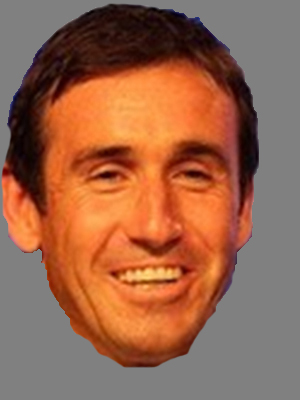
#> input picture Stim/exp_stim/AU02_06.jpg, 300 x 400 px; its folder holds only this picture in this run
$ python make_gray.py
#> lines starting #> are read from the running program, lines starting #| are printed output that depends on the picture
from PIL import Image, ImageOps
from glob import glob
import pandas as pd
import pdb
import numpy as np
stim_folder = 'exp_stim'
out_folder = 'gray_exp_stim'

im_files = glob(f'{stim_folder}/*.jpg')
im_buffer = 10
#def make_gray():
for imfile in im_files:
    #imfile = f'{stim_folder}/AU02_35.jpg'
    og_im = Image.open(imfile)
#> og_im is the input picture: PIL image 300x400 RGB; mean R, G, B 152.4, 101, 76.1


    im = Image.new(og_im.mode, [og_im.size[0] + im_buffer+30, og_im.size[1] +im_buffer+30],(128, 128, 128))
#> im: PIL image 340x440 RGB; every value is 128


    #t_loc = int((im_size - crop_im.size[0])/2)
    #l_loc = int((im_size- crop_im.size[1])/2)
    im.paste(og_im, (im_buffer+2, im_buffer+2))
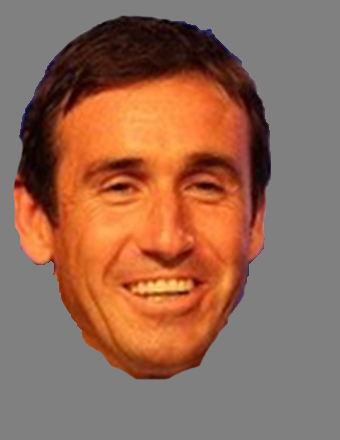
#> im: PIL image 340x440 RGB; mean R, G, B 147.6, 106.3, 86.4

    np_im = np.array(im)

    #pdb.set_trace()
    #Find where the red is by indexing the non-gray colors in a channel
    locs = np.argwhere(np_im[:,:,1] != 128)
#> locs = 72661 pairs, first value 12 to 380, second value 12 to 275

    #find left, top, right, and bottom
    top = np.min(locs[:,0])
#> top = 12
    left = np.min(locs[:,1])
#> left = 12
    bottom = np.max(locs[:,0])
#> bottom = 380
    right = np.max(locs[:,1])
#> right = 275


    #Crop IM
    crop_im = im.crop((left-im_buffer, top-im_buffer,  right+im_buffer, bottom+im_buffer))
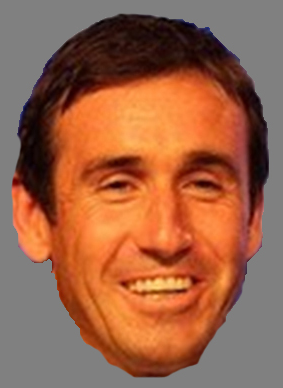
#> crop_im: PIL image 283x388 RGB; mean R, G, B 154.7, 98.5, 71.3
    #pdb.set_trace()

    #determine size of new images
    im_size = np.max(crop_im.size)
#> im_size = 388

    #Make a new image as a square
    new_im = Image.new(crop_im.mode, [im_size, im_size],(128, 128, 128))
#> new_im: PIL image 388x388 RGB; every value is 128

    #Determine where to paste it
    t_loc = int((im_size - crop_im.size[0])/2)
#> t_loc = 52
    l_loc = int((im_size- crop_im.size[1])/2)
#> l_loc = 0

    #paste into new_im
    new_im.paste(crop_im, (t_loc, l_loc))
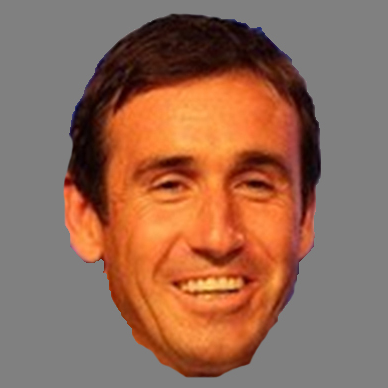
#> new_im: PIL image 388x388 RGB; mean R, G, B 147.5, 106.4, 86.6
    im_name = imfile.split('/')
    #new_im.save(f'{out_folder}/{im_name[1]}')
   # pdb.set_trace()
    gray_image = ImageOps.grayscale(new_im)
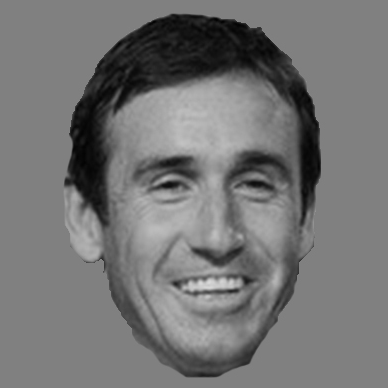
#> gray_image: PIL image 388x388 L; min 2, max 218, mean 116.4
    #
    gray_image.save(f'{out_folder}/{im_name[1]}')


def creat_triallist():
    trial_list =pd.DataFrame(columns = ['stim1', 'stim2'])
    for sn1, s1 in enumerate(im_files):
        stim1 = s1.split('/')
        stim1 = stim1[1]
        for s2 in im_files[sn1+1:]:
            stim2 = s2.split('/')
            stim2 = stim2[1]
            #print(stim1,stim2)
            trial_list = trial_list.append(pd.Series([stim1, stim2],index = trial_list.columns), ignore_index=True)
            trial_list.to_csv('exp_trials.csv', index = False)

#pdb.set_trace()

#make_gray()

$ run again, on Stim/exp_stim/AU28_16.jpg
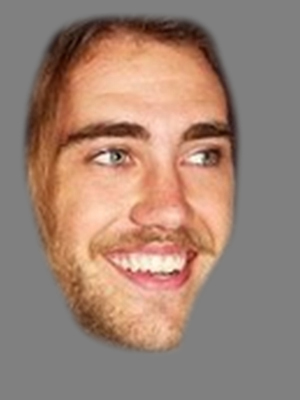
#> input picture Stim/exp_stim/AU28_16.jpg, 300 x 400 px
#> og_im is the input picture: PIL image 300x400 RGB; mean R, G, B 157.8, 131.4, 117.5
#> `im.paste(og_im, (im_buffer+2, im_buffer+2))`:
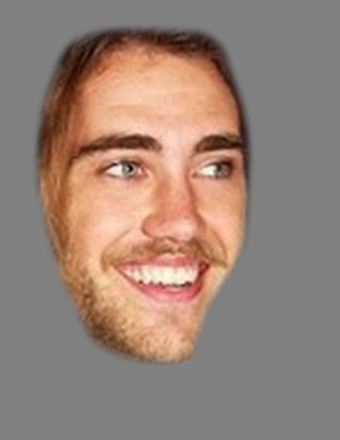
#> im: PIL image 340x440 RGB; mean R, G, B 151.9, 130.7, 119.6
#> locs = 62818 pairs, first value 20 to 371, second value 28 to 259
#> top = 20
#> left = 28
#> bottom = 371
#> right = 259
#> `gray_image = ImageOps.grayscale(new_im)`:
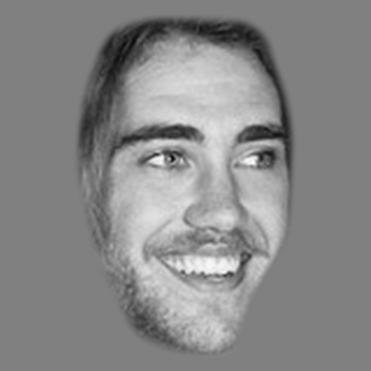
#> gray_image: PIL image 371x371 L; min 9, max 253, mean 136.5

$ run again, on Stim/exp_stim/AU30_13.jpg
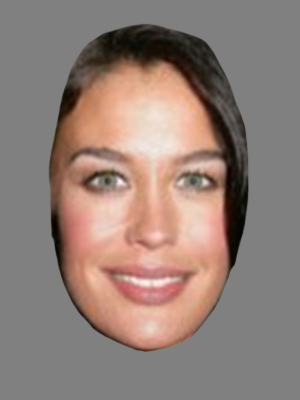
#> input picture Stim/exp_stim/AU30_13.jpg, 300 x 400 px
#> og_im is the input picture: PIL image 300x400 RGB; mean R, G, B 145.9, 128, 120.5
#> `im.paste(og_im, (im_buffer+2, im_buffer+2))`:
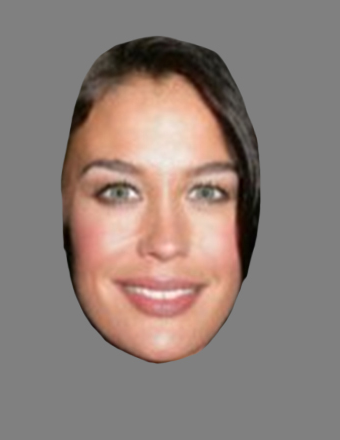
#> im: PIL image 340x440 RGB; mean R, G, B 142.3, 128, 122
#> locs = 53861 pairs, first value 35 to 367, second value 60 to 267
#> top = 35
#> left = 60
#> bottom = 367
#> right = 267
#> `gray_image = ImageOps.grayscale(new_im)`:
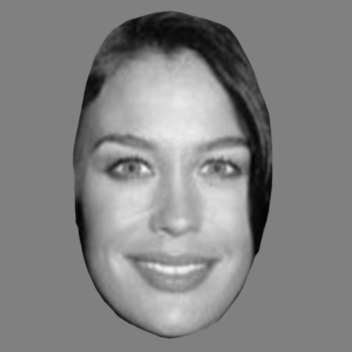
#> gray_image: PIL image 352x352 L; min 3, max 247, mean 132.3

$ run again, on Stim/exp_stim/AU32_05.jpg
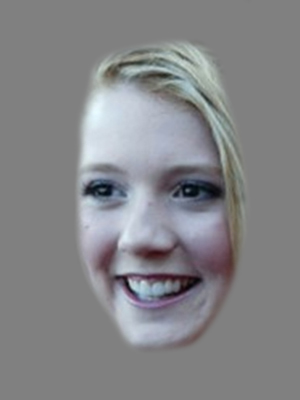
#> input picture Stim/exp_stim/AU32_05.jpg, 300 x 400 px
#> og_im is the input picture: PIL image 300x400 RGB; mean R, G, B 132.7, 133.3, 136
#> `im.paste(og_im, (im_buffer+2, im_buffer+2))`:
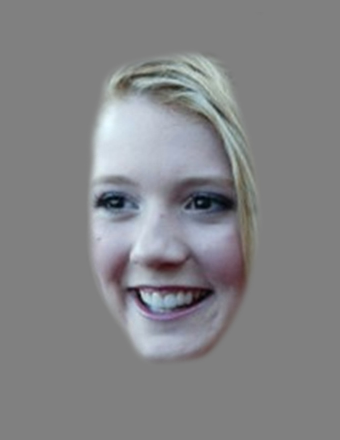
#> im: PIL image 340x440 RGB; mean R, G, B 131.8, 132.2, 134.4
#> locs = 46217 pairs, first value 12 to 365, second value 84 to 267
#> top = 12
#> left = 84
#> bottom = 365
#> right = 267
#> `new_im.paste(crop_im, (t_loc, l_loc))`:
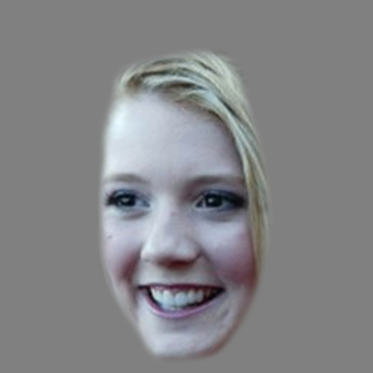
#> new_im: PIL image 373x373 RGB; mean R, G, B 132.1, 132.6, 134.9

$ run again, on Stim/exp_stim/AU10_08.jpg
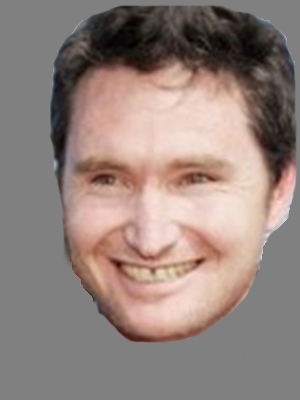
#> input picture Stim/exp_stim/AU10_08.jpg, 300 x 400 px
#> og_im is the input picture: PIL image 300x400 RGB; mean R, G, B 147.5, 131.3, 125.2
#> locs = 70383 pairs, first value 12 to 371, second value 60 to 311
#> top = 12
#> left = 60
#> bottom = 371
#> right = 311
#> `gray_image = ImageOps.grayscale(new_im)`:
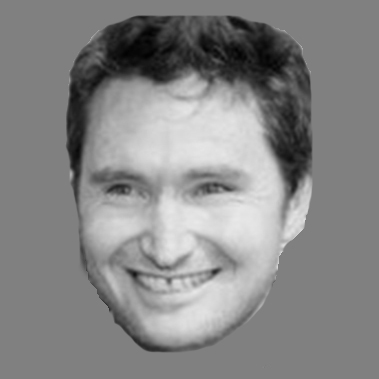
#> gray_image: PIL image 379x379 L; min 2, max 233, mean 134.2
